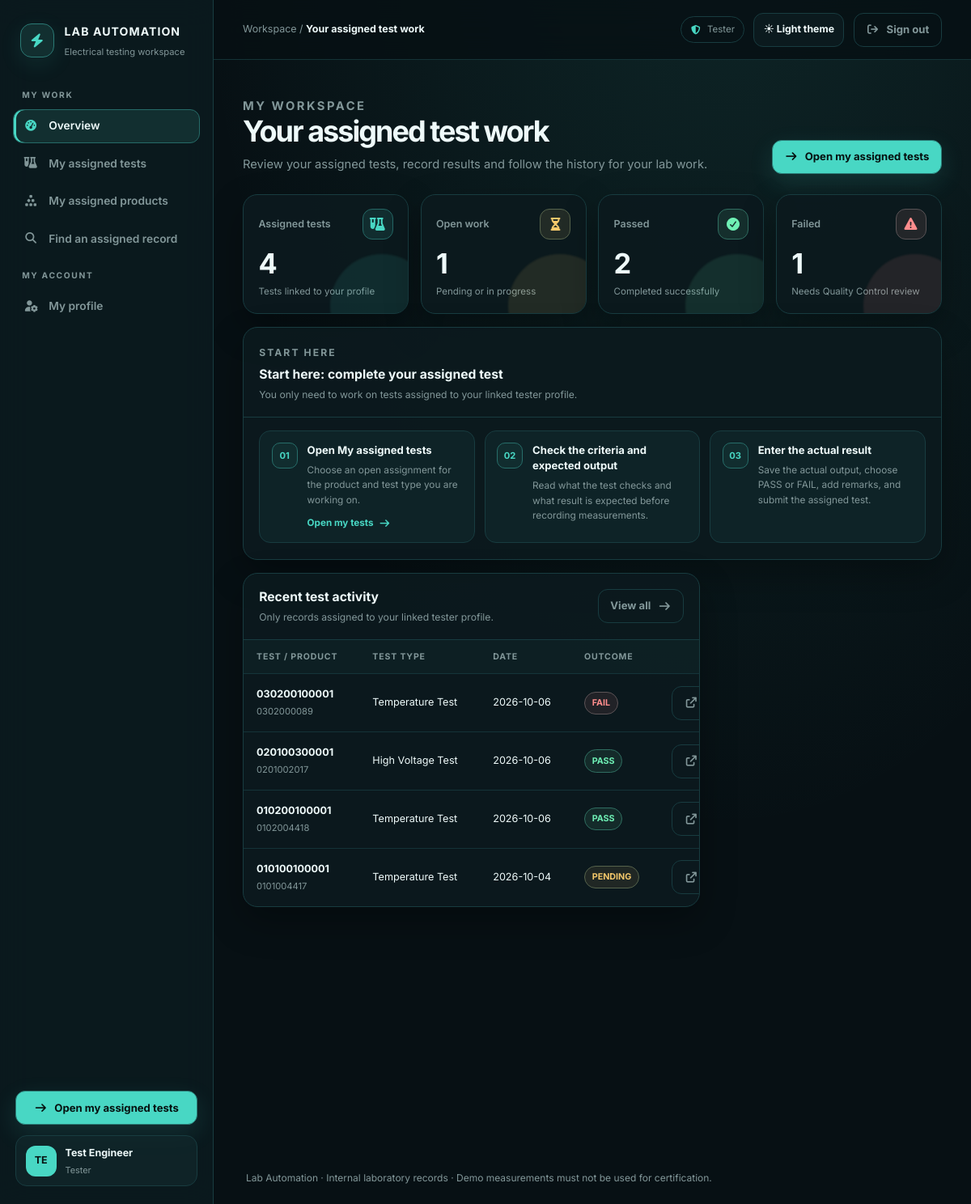
Page /dashboard.php (signed in) on the committed database.
### tables this page shows
CREATE TABLE IF NOT EXISTS `tests` (
    `id` INT NOT NULL AUTO_INCREMENT,
    `test_id` CHAR(12) NOT NULL,
    `product_id` CHAR(10) NOT NULL,
    `test_type_id` INT NOT NULL,
    `tester_id` INT NULL,
    `testing_date` DATE NOT NULL,
    `criteria` TEXT NOT NULL,
    `expected_output` TEXT NOT NULL,
    `actual_output` TEXT NULL,
    `result` VARCHAR(16) NOT NULL DEFAULT 'PENDING',
    `status` VARCHAR(24) NOT NULL DEFAULT 'Pending',
    `remarks` TEXT NULL,
    `cycle_number` INT NOT NULL DEFAULT 1,
    `department_id` INT NULL,
    `created_at` TIMESTAMP NOT NULL DEFAULT CURRENT_TIMESTAMP,
    `updated_at` TIMESTAMP NOT NULL DEFAULT CURRENT_TIMESTAMP ON UPDATE CURRENT_TIMESTAMP,
    PRIMARY KEY (`id`),
    UNIQUE KEY `uq_tests_test_id` (`test_id`),
    KEY `ix_tests_product_id` (`product_id`),
    KEY `ix_tests_test_type_id` (`test_type_id`),
    KEY `ix_tests_tester_id` (`tester_id`),
    KEY `ix_tests_result` (`result`),
    KEY `ix_tests_status` (`status`),
    KEY `ix_tests_testing_date` (`testing_date`),
    KEY `ix_tests_department` (`department_id`),
    CONSTRAINT `fk_tests_product` FOREIGN KEY (`product_id`) REFERENCES `products` (`product_id`)
        ON UPDATE CASCADE ON DELETE RESTRICT,
    CONSTRAINT `fk_tests_test_type` FOREIGN KEY (`test_type_id`) REFERENCES `test_types` (`id`)
        ON UPDATE CASCADE ON DELETE RESTRICT,
    CONSTRAINT `fk_tests_tester` FOREIGN KEY (`tester_id`) REFERENCES `testers` (`id`)
        ON UPDATE CASCADE ON DELETE SET NULL,
    CONSTRAINT `fk_tests_department` FOREIGN KEY (`department_id`) REFERENCES `departments` (`id`)
        ON UPDATE CASCADE ON DELETE SET NULL
);

CREATE TABLE IF NOT EXISTS `test_types` (
    `id` INT NOT NULL AUTO_INCREMENT,
    `test_code` VARCHAR(16) NOT NULL,
    `numeric_code` CHAR(3) NULL,
    `test_name` VARCHAR(150) NOT NULL,
    `department` VARCHAR(150) NULL,
    `department_id` INT NULL,
    `description` TEXT NULL,
    `is_active` TINYINT(1) NOT NULL DEFAULT 1,
    `created_at` TIMESTAMP NOT NULL DEFAULT CURRENT_TIMESTAMP,
    PRIMARY KEY (`id`),
    UNIQUE KEY `uq_test_types_code` (`test_code`),
    UNIQUE KEY `uq_test_types_numeric_code` (`numeric_code`),
    KEY `ix_test_types_department_id` (`department_id`),
    CONSTRAINT `fk_test_types_department` FOREIGN KEY (`department_id`) REFERENCES `departments` (`id`)
        ON UPDATE CASCADE ON DELETE SET NULL
);

### models/Tester.php (called while the page is built, shortened)
<?php
final class Tester
{
    public static function findByUserId(mysqli $connection, int $userId): ?array
    {
        $statement = $connection->prepare(
            'SELECT id, name, department, designation, email FROM testers WHERE user_id = ? AND is_active = 1 LIMIT 1'
        );
        $statement->bind_param('i', $userId);
        $statement->execute();
        $profile = $statement->get_result()->fetch_assoc() ?: null;
        return $profile;
    }
}

### config/security.php (called while the page is built, shortened)
<?php
function app_route_permissions(): array
{
    static $permissions = null;
    if ($permissions === null) {
        $permissions = require __DIR__ . '/permissions.php';
    }
    return $permissions;
}
function app_can_access_route(string $route, ?string $role = null): bool
{
    $route = basename($route);
    $role ??= (string) ($_SESSION['role'] ?? '');
    $allowedRoles = app_route_permissions()[$route] ?? [];
    return $role !== '' && in_array($role, $allowedRoles, true);
}

### config/permissions.php (called while the page is built, shortened)
<?php
$allStaff = ['Administrator', 'Lab Manager', 'Tester', 'Quality Control'];
$reportRoles = ['Administrator', 'Lab Manager', 'Quality Control'];
$labLeads = ['Administrator', 'Lab Manager'];
$workflowRoles = ['Administrator', 'Quality Control'];
$testAuthors = ['Administrator', 'Lab Manager', 'Quality Control'];
return [
    'dashboard.php' => $allStaff,
    'products.php' => $allStaff,
    'product-details.php' => $allStaff,
    'testing.php' => $allStaff,
    'test-details.php' => $allStaff,
    'edit-test.php' => ['Administrator', 'Lab Manager'],
    'profile.php' => $allStaff,
    'save-preferences.php' => $allStaff,
    'testing-status.php' => $reportRoles,
    'search.php' => $allStaff,
    'reports.php' => $reportRoles,
    'new-test.php' => $testAuthors,
    'complete-test.php' => ['Tester'],
    'add-product.php' => $labLeads,
    'edit-product.php' => $labLeads,
    'departments.php' => $labLeads,
    'test-types.php' => $labLeads,
    'testers.php' => $labLeads,
    'settings.php' => ['Administrator'],
    'product-workflow.php' => $workflowRoles,
    'product-catalog.php' => ['Administrator'],
    'product-test-plan.php' => ['Administrator'],
    'users.php' => ['Administrator'],
    'roles.php' => ['Administrator'],
    'admin-activity.php' => ['Administrator'],
];

### dashboard.php (the view, shortened to what this page needs)
<?php
require_once __DIR__ . '/config/security.php';
include __DIR__ . '/db.php';
require_once __DIR__ . '/models/Tester.php';
$role = (string) ($_SESSION['role'] ?? 'Tester');
$userId = (int) ($_SESSION['user_id'] ?? 0);
$isTester = $role === 'Tester';
$testerProfile = $isTester ? Tester::findByUserId($conn, $userId) : null;
$testerId = $testerProfile !== null ? (int) $testerProfile['id'] : 0;
$testerScope = $isTester && $testerId > 0
    ? ' WHERE (t.tester_id = ? OR EXISTS (SELECT 1 FROM test_participants AS p WHERE p.test_record_id = t.id AND p.tester_id = ?))'
        . ' AND EXISTS (SELECT 1 FROM products AS active_product WHERE active_product.product_id = t.product_id AND active_product.is_archived = 0)'
    : ($isTester ? ' WHERE 1 = 0' : '');
$currentAssignmentExists = "EXISTS (SELECT 1 FROM products AS current_product WHERE current_product.product_id = t.product_id "
    . "AND current_product.is_archived = 0 AND t.cycle_number = current_product.rework_cycle + 1 "
    . "AND current_product.status IN ('Pending Testing', 'Testing In Progress', 'Ready for Retest'))";
$countSql = "SELECT
    COUNT(*) AS total,
    SUM(CASE WHEN LOWER(t.status) IN ('pending', 'in progress', 'testing in progress', 'ready for retest') AND {$currentAssignmentExists} THEN 1 ELSE 0 END) AS open_count,
    SUM(CASE WHEN UPPER(t.result) = 'PASS' THEN 1 ELSE 0 END) AS pass_count,
    SUM(CASE WHEN UPPER(t.result) = 'FAIL' THEN 1 ELSE 0 END) AS fail_count,
    SUM(CASE WHEN UPPER(t.result) IN ('PENDING', '') AND {$currentAssignmentExists} THEN 1 ELSE 0 END) AS review_count
    FROM tests AS t{$testerScope}";
$countStatement = $conn->prepare($countSql);
if ($isTester && $testerId > 0) {
    $countStatement->bind_param('ii', $testerId, $testerId);
}
$countStatement->execute();
$counts = $countStatement->get_result()->fetch_assoc() ?: [];
$recentSql = "SELECT t.id, t.test_id, t.product_id, t.result, t.status, t.testing_date,
        p.product_name, tt.test_name
    FROM tests AS t
    LEFT JOIN products AS p ON p.product_id = t.product_id
    LEFT JOIN test_types AS tt ON tt.id = t.test_type_id
    {$testerScope}
    ORDER BY t.testing_date DESC, t.id DESC
    LIMIT 6";
$recentStatement = $conn->prepare($recentSql);
if ($isTester && $testerId > 0) {
    $recentStatement->bind_param('ii', $testerId, $testerId);
}
$recentStatement->execute();
$recentRows = $recentStatement->get_result()->fetch_all(MYSQLI_ASSOC);
$dashboardNavigation = require __DIR__ . '/config/navigation.php';
$dashboardRoleNavigation = $dashboardNavigation[$role] ?? $dashboardNavigation['Lab Manager'];
$dashboardPrimaryAction = $dashboardRoleNavigation['primary'] ?? null;
if (is_array($dashboardPrimaryAction) && app_can_access_route($dashboardPrimaryAction['route'])) {
    $pageActionHtml = '<a class="button button-primary" href="' . htmlspecialchars($dashboardPrimaryAction['route'], ENT_QUOTES, 'UTF-8') . '"><i class="fa-solid ' . htmlspecialchars($dashboardPrimaryAction['icon'], ENT_QUOTES, 'UTF-8') . '" aria-hidden="true"></i> ' . htmlspecialchars($dashboardPrimaryAction['label'], ENT_QUOTES, 'UTF-8') . '</a>';
}
$roleGuide = $roleGuides[$role] ?? $roleGuides['Tester'];
require __DIR__ . '/views/layouts/app_start.php';
$totalTests = (int) ($counts['total'] ?? 0);
$openTests = (int) ($counts['open_count'] ?? 0);
$passedTests = (int) ($counts['pass_count'] ?? 0);
$failedTests = (int) ($counts['fail_count'] ?? 0);
if ($role === 'Tester') {
    $metrics = [
        ['label' => 'Assigned tests', 'value' => $totalTests, 'note' => 'Tests linked to your profile', 'icon' => 'fa-flask-vial', 'tone' => 'var(--theme-accent)'],
        ['label' => 'Open work', 'value' => $openTests, 'note' => 'Pending or in progress', 'icon' => 'fa-hourglass-half', 'tone' => 'var(--theme-warning)'],
        ['label' => 'Passed', 'value' => $passedTests, 'note' => 'Completed successfully', 'icon' => 'fa-circle-check', 'tone' => 'var(--theme-success)'],
        ['label' => 'Failed', 'value' => $failedTests, 'note' => 'Needs Quality Control review', 'icon' => 'fa-triangle-exclamation', 'tone' => 'var(--theme-danger)'],
    ];
}
?>
<section class="stats-grid">
    <?php foreach ($metrics as $metric): ?>
        <?php
        require __DIR__ . '/views/components/stat-card.php';
        ?>
    <?php endforeach; ?>
</section>
<section class="role-guide panel mb-4" data-reveal aria-labelledby="role-guide-title">
    <header class="panel-header">
        <div>
            <p class="eyebrow">START HERE</p>
            <h2 id="role-guide-title"><?php echo htmlspecialchars($roleGuide['title'], ENT_QUOTES, 'UTF-8'); ?></h2>
            <p><?php echo htmlspecialchars($roleGuide['description'], ENT_QUOTES, 'UTF-8'); ?></p>
        </div>
    </header>
    <ol class="role-guide-steps">
        <?php foreach ($roleGuide['steps'] as $stepIndex => $guideStep): ?>
            <li class="role-guide-step">
                <span class="role-guide-number" aria-hidden="true"><?php echo sprintf('%02d', $stepIndex + 1); ?></span>
                <div class="role-guide-copy">
                    <strong><?php echo htmlspecialchars($guideStep['title'], ENT_QUOTES, 'UTF-8'); ?></strong>
                    <p><?php echo htmlspecialchars($guideStep['text'], ENT_QUOTES, 'UTF-8'); ?></p>
                    <?php if (isset($guideStep['route'], $guideStep['link']) && app_can_access_route($guideStep['route'])): ?>
                        <a class="role-guide-link" href="<?php echo htmlspecialchars($guideStep['route'], ENT_QUOTES, 'UTF-8'); ?>"><?php echo htmlspecialchars($guideStep['link'], ENT_QUOTES, 'UTF-8'); ?> <i class="fa-solid fa-arrow-right" aria-hidden="true"></i></a>
                    <?php endif; ?>
                </div>
            </li>
        <?php endforeach; ?>
    </ol>
</section>
<div class="dashboard-grid">
    <section class="panel" data-reveal>
        <header class="panel-header"><div><h2>Recent test activity</h2><p><?php echo $role === 'Tester' ? 'Only records assigned to your linked tester profile.' : 'Latest laboratory records across the current test cycle.'; ?></p></div><a class="button button-quiet" href="testing.php">View all <i class="fa-solid fa-arrow-right" aria-hidden="true"></i></a></header>
        <?php if ($recentRows === []): ?>
            <?php $emptyTitle = 'No test activity yet'; $emptyText = $role === 'Tester' ? 'When tests are assigned to your profile, they will appear here.' : 'New test records will appear here after the first submission.'; $emptyIcon = 'fa-flask'; require __DIR__ . '/views/components/empty-state.php'; ?>
        <?php else: ?>
            <div class="table-wrap">
                <table class="data-table">
                    <thead><tr><th>Test / product</th><th>Test type</th><th>Date</th><th>Outcome</th><th></th></tr></thead>
                    <tbody>
                    <?php foreach ($recentRows as $row): ?>
                        <tr>
                            <td><span class="table-primary"><?php echo htmlspecialchars((string) $row['test_id'], ENT_QUOTES, 'UTF-8'); ?></span><span class="table-secondary"><?php echo htmlspecialchars((string) $row['product_id'], ENT_QUOTES, 'UTF-8'); ?></span></td>
                            <td><?php echo htmlspecialchars((string) ($row['test_name'] ?? 'Test type'), ENT_QUOTES, 'UTF-8'); ?></td>
                            <td><?php echo htmlspecialchars((string) $row['testing_date'], ENT_QUOTES, 'UTF-8'); ?></td>
                            <td><?php $badgeLabel = (string) $row['result']; $badgeTone = (string) $row['result']; require __DIR__ . '/views/components/status-badge.php'; ?></td>
                            <td><a class="button button-quiet" href="test-details.php?id=<?php echo (int) $row['id']; ?>" aria-label="View test details"><i class="fa-solid fa-arrow-up-right-from-square" aria-hidden="true"></i></a></td>
                        </tr>
                    <?php endforeach; ?>
                    </tbody>
                </table>
            </div>
        <?php endif; ?>
    </section>
</div>
<?php require __DIR__ . '/views/layouts/app_end.php'; ?>

### views/components/status-badge.php
<?php
$badgeLabel = (string) ($badgeLabel ?? 'Unknown');
$badgeTone = strtolower((string) ($badgeTone ?? $badgeLabel));
$badgeClass = match (true) {
    in_array($badgeTone, ['pass', 'passed', 'completed', 'ready', 'active', 'cpri approved', 'released to market'], true) => 'is-success',
    in_array($badgeTone, ['pending', 'in progress', 'testing in progress', 'ready for retest'], true) => 'is-warning',
    in_array($badgeTone, ['fail', 'failed', 'failed - re-manufacturing', 'cpri rejected', 'inactive'], true) => 'is-danger',
    in_array($badgeTone, ['cpri ready', 'handed to cpri', 'review'], true) => 'is-info',
    default => '',
};
?>
<span class="status-pill <?php echo $badgeClass; ?>"><?php echo htmlspecialchars($badgeLabel, ENT_QUOTES, 'UTF-8'); ?></span>

### assets/css/pages/dashboard-overview.css (style rules this page uses)
.stats-grid { margin-bottom: 1rem; }
.role-guide { margin-bottom: 1rem; }
.role-guide-step { transition: border-color 180ms ease, background 180ms ease, transform 180ms ease; }
.dashboard-grid { margin-top: 1rem; }
.dashboard-grid > .panel, .dashboard-grid > aside.panel { overflow: hidden; }
.dashboard-grid .data-table { min-width: 600px; }

### rows in the picture
tests: test "030200100001", product "0302000089", test_type.test_name "Temperature Test", testing_date "2026-10-06", result "FAIL"
tests: test "020100300001", product "0201002017", test_type.test_name "High Voltage Test", testing_date "2026-10-06", result "PASS"
tests: test "010200100001", product "0102004418", test_type.test_name "Temperature Test", testing_date "2026-10-06", result "PASS"
tests: test "010100100001", product "0101004417", test_type.test_name "Temperature Test", testing_date "2026-10-04", result "PENDING"

### other values in the picture
$group['label'] "MY WORK"
$item['label'] "Overview"
$item['label'] "My assigned tests"
$item['label'] "My assigned products"
$item['label'] "Find an assigned record"
$group['label'] "MY ACCOUNT"
$item['label'] "My profile"
$primaryAction['label'] "Open my assigned tests"
$avatarInitials "TE"
$currentName "Test Engineer"
$currentRole "Tester"
$pageTitle "Your assigned test work"
$pageEyebrow "MY WORKSPACE"
$pageDescription "Review your assigned tests, record results and follow the history for your lab work."
$dashboardPrimaryAction['label'] "Open my assigned tests"
